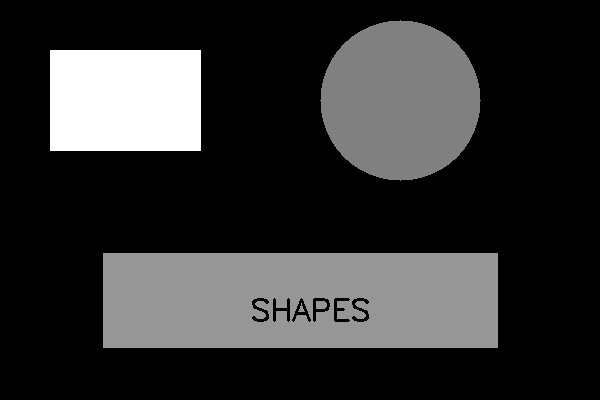
#> input picture 2025-10-01_taller_2_cv_3d/ejercicios/03_segmentacion_umbral_contornos/assets/sample_image.jpg, 600 x 400 px
$ python segmentacion_contornos.py
#> lines starting #> are read from the running program, lines starting #| are printed output that depends on the picture; after the words box and inside, x2 and y2 are one past the last pixel; in counts of white or black regions, pixels touching at a corner belong together
"""
Ejercicio 3: Segmentando el Mundo - Binarización y Contornos
Taller: Computación Visual & 3D

Objetivo: Umbralización (fija y adaptativa) y detección de formas.
Implementa threshold, adaptiveThreshold, findContours, dibujar contornos,
calcular centroides (momentos), área, perímetro, y clasificar por vértices.
"""

import cv2
import numpy as np
import matplotlib.pyplot as plt
from pathlib import Path
import os
import imageio

class SegmentacionContornos:
    def __init__(self, image_path):
        """
        Inicializa el procesador de segmentación con OpenCV

        Args:
            image_path (str): Ruta a la imagen de entrada
        """
        self.image_path = image_path
        self.original = None
        self.gray = None
        self.results = {}
        self.contours = []
        self.hierarchy = None

    def load_image(self):
        """Carga la imagen original"""
        self.original = cv2.imread(self.image_path)
        if self.original is None:
            raise ValueError(f"No se pudo cargar la imagen: {self.image_path}")

        # Convertir BGR a RGB para matplotlib
        self.original_rgb = cv2.cvtColor(self.original, cv2.COLOR_BGR2RGB)
        print(f"Imagen cargada: {self.original.shape}")

    def convert_to_grayscale(self):
        """Convierte la imagen a escala de grises"""
        self.gray = cv2.cvtColor(self.original, cv2.COLOR_BGR2GRAY)
        self.results['grayscale'] = self.gray
        print("✓ Conversión a escala de grises completada")

    def apply_thresholding(self):
        """Aplica diferentes métodos de umbralización"""
        # Threshold fijo
        _, thresh_fixed = cv2.threshold(self.gray, 127, 255, cv2.THRESH_BINARY)
        self.results['thresh_fixed'] = thresh_fixed

        # Threshold adaptativo - Media (con parámetros más pequeños y THRESH_BINARY_INV)
        thresh_adaptive_mean = cv2.adaptiveThreshold(
            self.gray, 255, cv2.ADAPTIVE_THRESH_MEAN_C, cv2.THRESH_BINARY_INV, 11, 2
        )
        self.results['thresh_adaptive_mean'] = thresh_adaptive_mean

        # Threshold adaptativo - Gaussiano (con parámetros más pequeños y THRESH_BINARY_INV)
        thresh_adaptive_gaussian = cv2.adaptiveThreshold(
            self.gray, 255, cv2.ADAPTIVE_THRESH_GAUSSIAN_C, cv2.THRESH_BINARY_INV, 11, 2
        )
        self.results['thresh_adaptive_gaussian'] = thresh_adaptive_gaussian

        # Otsu's thresholding
        _, thresh_otsu = cv2.threshold(self.gray, 0, 255, cv2.THRESH_BINARY + cv2.THRESH_OTSU)
        self.results['thresh_otsu'] = thresh_otsu

        print("✓ Umbralización completada")

    def find_contours(self, thresh_image):
        """Encuentra contornos en la imagen umbralizada"""
        # Encontrar contornos
        contours, hierarchy = cv2.findContours(
            thresh_image, cv2.RETR_EXTERNAL, cv2.CHAIN_APPROX_SIMPLE
        )

        # Filtrar contornos por área mínima (eliminar contornos muy grandes que son el fondo)
        min_area = 500  # Área mínima para considerar un contorno
        filtered_contours = [cnt for cnt in contours if cv2.contourArea(cnt) > min_area]

        self.contours = filtered_contours
        self.hierarchy = hierarchy

        print(f"✓ Encontrados {len(filtered_contours)} contornos (filtrados de {len(contours)})")
        return filtered_contours

    def calculate_contour_properties(self, contours):
        """Calcula propiedades de los contornos"""
        properties = []

        for i, contour in enumerate(contours):
            # Área
            area = cv2.contourArea(contour)

            # Perímetro
            perimeter = cv2.arcLength(contour, True)

            # Centroide (momentos)
            M = cv2.moments(contour)
            if M["m00"] != 0:
                cx = int(M["m10"] / M["m00"])
                cy = int(M["m01"] / M["m00"])
            else:
                cx, cy = 0, 0

            # Aproximación de polígono
            epsilon = 0.02 * cv2.arcLength(contour, True)
            approx = cv2.approxPolyDP(contour, epsilon, True)
            vertices = len(approx)

            # Clasificación por forma
            if vertices == 3:
                shape = "Triángulo"
            elif vertices == 4:
                shape = "Cuadrado/Rectángulo"
            elif vertices > 8:
                shape = "Círculo/Óvalo"
            else:
                shape = f"Polígono ({vertices} lados)"

            properties.append({
                'index': i,
                'area': area,
                'perimeter': perimeter,
                'centroid': (cx, cy),
                'vertices': vertices,
                'shape': shape,
                'contour': contour
            })

        return properties

    def draw_contours_and_properties(self, thresh_image, properties, title_suffix=""):
        """Dibuja contornos y sus propiedades"""
        # Crear imagen base
        result_image = self.original_rgb.copy()

        # Dibujar contornos
        cv2.drawContours(result_image, [prop['contour'] for prop in properties], -1, (0, 255, 0), 2)

        # Dibujar centroides y etiquetas
        for prop in properties:
            cx, cy = prop['centroid']

            # Dibujar centroide
            cv2.circle(result_image, (cx, cy), 5, (255, 0, 0), -1)

            # Dibujar caja delimitadora
            x, y, w, h = cv2.boundingRect(prop['contour'])
            cv2.rectangle(result_image, (x, y), (x + w, y + h), (0, 0, 255), 2)

            # Etiqueta con información
            label = f"{prop['shape']} A:{int(prop['area'])}"
            cv2.putText(result_image, label, (x, y - 10),
                       cv2.FONT_HERSHEY_SIMPLEX, 0.5, (255, 255, 255), 1)

        return result_image

    def create_comparison_visualization(self):
        """Crea visualización comparativa de todos los métodos"""
        # Configurar la figura
        fig, axes = plt.subplots(2, 3, figsize=(18, 12))
        fig.suptitle('Segmentando el Mundo - Binarización y Contornos', fontsize=20, fontweight='bold')

        # Lista de métodos a comparar
        methods = [
            ('thresh_fixed', 'Threshold Fijo'),
            ('thresh_adaptive_mean', 'Adaptativo (Media)'),
            ('thresh_adaptive_gaussian', 'Adaptativo (Gaussiano)'),
            ('thresh_otsu', 'Otsu'),
        ]

        # Mostrar cada método
        for i, (method_key, method_name) in enumerate(methods):
            row = i // 3
            col = i % 3

            if method_key in self.results:
                thresh_image = self.results[method_key]

                # Encontrar contornos
                contours = self.find_contours(thresh_image)

                # Calcular propiedades
                properties = self.calculate_contour_properties(contours)

                # Dibujar resultado
                result_image = self.draw_contours_and_properties(thresh_image, properties)

                # Mostrar imagen
                axes[row, col].imshow(result_image)
                axes[row, col].set_title(f'{method_name}\nContornos: {len(contours)}', fontsize=12, fontweight='bold')
                axes[row, col].axis('off')

        # Mostrar imagen original en la posición (1,1)
        axes[1, 1].imshow(self.original_rgb)
        axes[1, 1].set_title('Imagen Original', fontsize=12, fontweight='bold')
        axes[1, 1].axis('off')

        # Ocultar el subplot vacío en (1,2)
        axes[1, 2].axis('off')

        plt.tight_layout()
        return fig

    def create_animated_gif(self, output_path):
        """Crea un GIF animado mostrando el proceso"""
        frames = []

        # Imagen original
        frames.append(self.original_rgb)

        # Para cada método de umbralización
        methods = [
            ('thresh_fixed', 'Threshold Fijo'),
            ('thresh_adaptive_mean', 'Adaptativo (Media)'),
            ('thresh_adaptive_gaussian', 'Adaptativo (Gaussiano)'),
            ('thresh_otsu', 'Otsu'),
        ]

        for method_key, method_name in methods:
            if method_key in self.results:
                thresh_image = self.results[method_key]
                contours = self.find_contours(thresh_image)
                properties = self.calculate_contour_properties(contours)
                result_image = self.draw_contours_and_properties(thresh_image, properties)
                frames.append(result_image)

        # Guardar GIF
        imageio.mimsave(output_path, frames, duration=1.5)
        print(f"✓ GIF animado guardado en: {output_path}")

    def analyze_thresholding_methods(self):
        """Analiza las diferencias entre métodos de umbralización"""
        print("\n" + "="*60)
        print("ANÁLISIS DE MÉTODOS DE UMBRALIZACIÓN")
        print("="*60)

        methods = [
            ('thresh_fixed', 'Threshold Fijo'),
            ('thresh_adaptive_mean', 'Adaptativo (Media)'),
            ('thresh_adaptive_gaussian', 'Adaptativo (Gaussiano)'),
            ('thresh_otsu', 'Otsu'),
        ]

        print("\nComparación de métodos:")
        print("-" * 50)

        for method_key, method_name in methods:
            if method_key in self.results:
                thresh_image = self.results[method_key]
                contours = self.find_contours(thresh_image)
                properties = self.calculate_contour_properties(contours)

                total_area = sum(prop['area'] for prop in properties)
                avg_area = total_area / len(properties) if properties else 0

                print(f"{method_name:20} | Contornos: {len(contours):3d} | Área total: {total_area:8.0f} | Área promedio: {avg_area:6.0f}")

        print("\nCaracterísticas de cada método:")
        print("• Threshold Fijo: Simple, rápido, pero no se adapta a la iluminación")
        print("• Adaptativo (Media): Se adapta a la iluminación local, bueno para imágenes con variaciones")
        print("• Adaptativo (Gaussiano): Similar al anterior pero con peso gaussiano, más suave")
        print("• Otsu: Automático, encuentra el umbral óptimo basado en histograma")

    def save_individual_results(self, output_dir):
        """Guarda cada resultado individualmente"""
        output_path = Path(output_dir)
        output_path.mkdir(exist_ok=True)

        # Guardar imágenes umbralizadas
        for name, img in self.results.items():
            filename = f"{name}.png"
            filepath = output_path / filename
            cv2.imwrite(str(filepath), img)
            print(f"✓ Guardado: {filepath}")

    def run_complete_analysis(self, output_dir="../resultados"):
        """Ejecuta el análisis completo"""
        print("Iniciando análisis de Segmentación y Contornos...")
        print("="*50)

        # Cargar imagen
        self.load_image()

        # Aplicar filtros
        self.convert_to_grayscale()
        self.apply_thresholding()

        # Crear visualización comparativa
        fig = self.create_comparison_visualization()
        comparison_path = Path(output_dir) / "comparison_segmentation.png"
        fig.savefig(str(comparison_path), dpi=300, bbox_inches='tight')
        print(f"✓ Comparación guardada en: {comparison_path}")
        plt.show()

        # Crear GIF animado
        gif_path = Path(output_dir) / "segmentacion_proceso.gif"
        self.create_animated_gif(str(gif_path))

        # Guardar resultados individuales
        self.save_individual_results(output_dir)

        # Análisis
        self.analyze_thresholding_methods()

        print("\n" + "="*50)
        print("✓ Análisis completo finalizado!")

def main():
    """Función principal"""
    # Crear directorio de resultados
    output_dir = Path("../resultados")
    output_dir.mkdir(exist_ok=True)

    # Ruta de imagen de ejemplo (se puede cambiar)
    image_path = "../assets/sample_image.jpg"

    # Si no existe la imagen de ejemplo, crear una
    if not os.path.exists(image_path):
        print("Creando imagen de ejemplo...")
        # Crear una imagen de prueba con formas geométricas
        test_image = np.zeros((400, 600, 3), dtype=np.uint8)

        # Agregar formas geométricas de diferentes colores con mejor contraste
        # Rectángulo blanco
        cv2.rectangle(test_image, (50, 50), (200, 150), (255, 255, 255), -1)

        # Círculo gris oscuro
        cv2.circle(test_image, (400, 100), 80, (80, 80, 80), -1)

        # Triángulo (usando polígono) - gris medio
        triangle_pts = np.array([[300, 250], [200, 350], [400, 350]], np.int32)
        cv2.fillPoly(test_image, [triangle_pts], (120, 120, 120), -1)

        # Rectángulo con borde - gris claro
        cv2.rectangle(test_image, (100, 250), (500, 350), (180, 180, 180), -1)
        cv2.rectangle(test_image, (100, 250), (500, 350), (0, 0, 0), 3)

        # Agregar más formas para mejor detección
        # Círculo pequeño
        cv2.circle(test_image, (150, 300), 30, (60, 60, 60), -1)

        # Rectángulo pequeño
        cv2.rectangle(test_image, (450, 300), (500, 330), (90, 90, 90), -1)

        # Agregar texto
        cv2.putText(test_image, "SHAPES", (250, 320),
                   cv2.FONT_HERSHEY_SIMPLEX, 1, (0, 0, 0), 2)

        # Guardar imagen de prueba
        os.makedirs("../assets", exist_ok=True)
        cv2.imwrite(image_path, test_image)
        print(f"✓ Imagen de ejemplo creada: {image_path}")

    # Ejecutar análisis
    segmentador = SegmentacionContornos(image_path)
    segmentador.run_complete_analysis(str(output_dir))
#> in load_image, self.original is the input picture: shape (400, 600, 3); min 0, max 255, mean 49.8
#| Imagen cargada: (400, 600, 3)
#> in apply_thresholding, `_, thresh_fixed = cv2.threshold(self.gray, 127, 255, cv2.THRESH_BINARY)`:
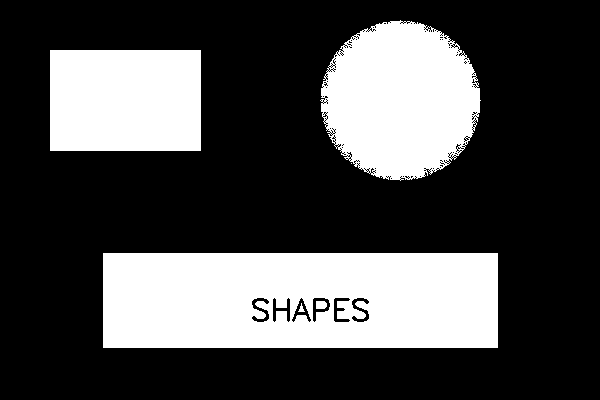
#> thresh_fixed: shape (400, 600); 29.6% white; 6 white regions (1 under 20 px), largest, box (x1, y1, x2, y2) and area: (103, 253, 498, 348) 36422, (320, 20, 481, 181) 19270, (50, 50, 201, 151) 15251, (316, 301, 327, 309) 82, (298, 303, 305, 312) 29
#> in apply_thresholding, `thresh_adaptive_mean = cv2.adaptiveThreshold( self.gray, 255, cv2.ADAP..`:
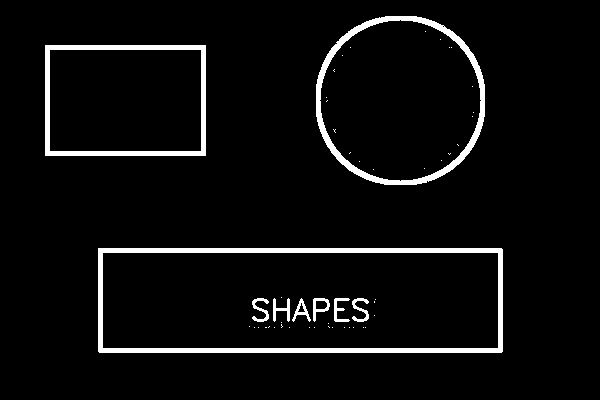
#> thresh_adaptive_mean: shape (400, 600); 4.9% white; 52 white regions (43 under 20 px), largest, box (x1, y1, x2, y2) and area: (98, 248, 503, 353) 4997, (316, 16, 485, 185) 3075, (45, 45, 206, 156) 2620
#> in apply_thresholding, `thresh_adaptive_gaussian = cv2.adaptiveThreshold( self.gray, 255, cv2...`:
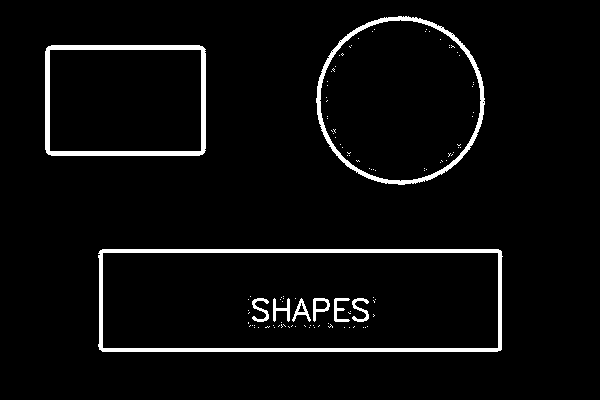
#> thresh_adaptive_gaussian: shape (400, 600); 4.1% white; 111 white regions (102 under 20 px), largest, box (x1, y1, x2, y2) and area: (98, 249, 503, 352) 3973, (45, 45, 206, 156) 2564, (316, 16, 485, 185) 2238
#> in apply_thresholding, `_, thresh_otsu = cv2.threshold(self.gray, 0, 255, cv2.THRESH_BINARY + ..`:
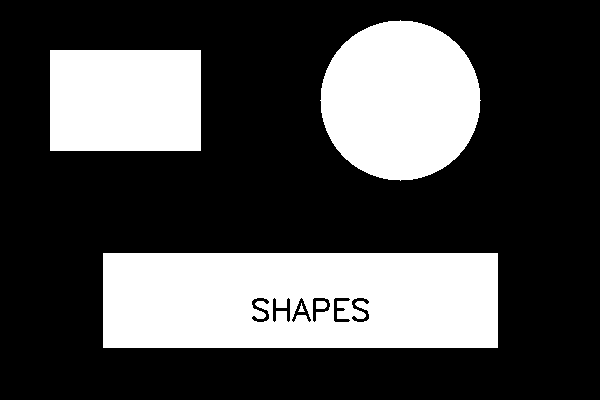
#> thresh_otsu: shape (400, 600); 29.9% white; 5 white regions, box (x1, y1, x2, y2) and area: (103, 253, 498, 348) 36422, (320, 20, 481, 181) 20081, (50, 50, 201, 151) 15251, (316, 301, 327, 309) 82, (298, 303, 305, 312) 29
#> the loop in create_comparison_visualization, `for i, (method_key, method_name) in enumerate(methods):` made 4 passes
#| ✓ Encontrados 3 contornos (filtrados de 4)
#| ✓ Encontrados 3 contornos (filtrados de 3)
#| ✓ Encontrados 3 contornos (filtrados de 3)
#| ✓ Encontrados 3 contornos (filtrados de 3)
#> pass 1, in create_comparison_visualization, `result_image = self.draw_contours_and_properties(thresh_image, propert..`:
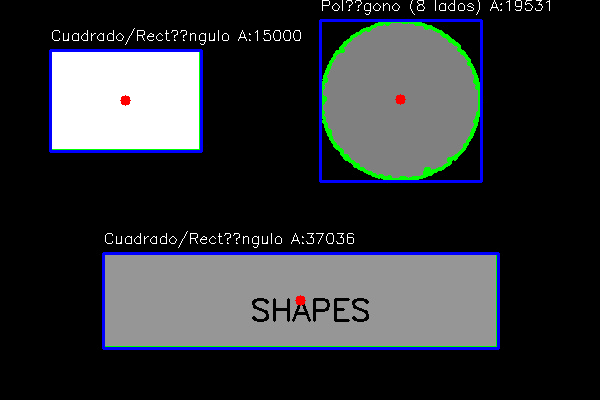
#> result_image: shape (400, 600, 3); mean R, G, B 48.4, 51, 55
#> pass 3, in create_comparison_visualization, `result_image = self.draw_contours_and_properties(thresh_image, propert..`:
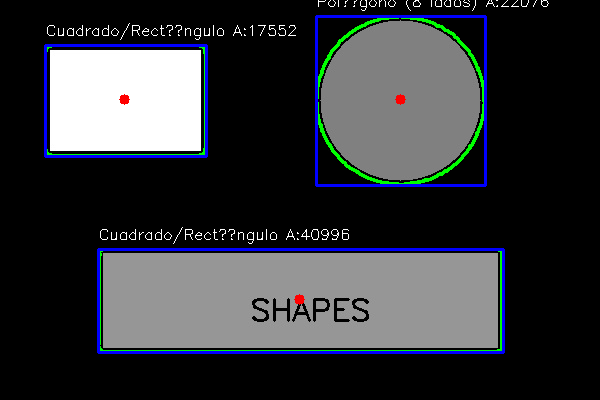
#> result_image: shape (400, 600, 3); mean R, G, B 51.4, 54, 58.3
#> in run_complete_analysis, `fig.savefig(str(comparison_path), dpi=300, bbox_inches='tight')`:
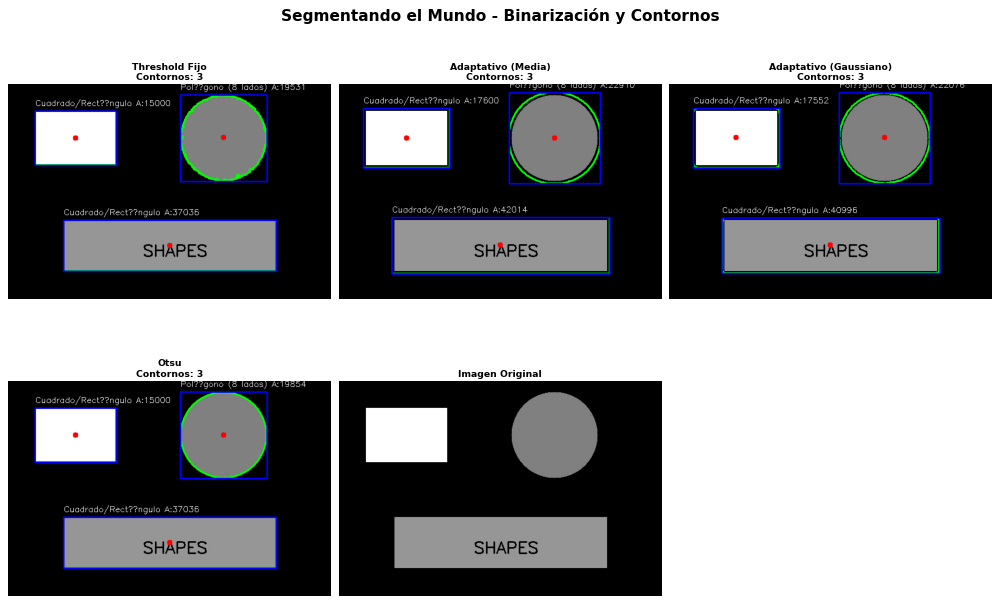
#> figure drawn by matplotlib, 5 panels
#> the loop in create_animated_gif, `for method_key, method_name in methods:` made 4 passes
#| ✓ Encontrados 3 contornos (filtrados de 4)
#| ✓ Encontrados 3 contornos (filtrados de 3)
#| ✓ Encontrados 3 contornos (filtrados de 3)
#| ✓ Encontrados 3 contornos (filtrados de 3)
#> after the loop in create_animated_gif, `for method_key, method_name in methods:`: frames = 5 items
#> the loop in save_individual_results, `for name, img in self.results.items():` made 5 passes
#> (name, filename) on passes 1 to 5: ('grayscale', 'grayscale.png'), ('thresh_fixed', 'thresh_fixed.png'), ('thresh_adaptive_mean', 'thresh_adaptive_mean.png'), ('thresh_adaptive_gaussian', 'thresh_adaptive_gaussian.png'), ('thresh_otsu', 'thresh_otsu.png')
#| ✓ Guardado: ../resultados/grayscale.png
#| ✓ Guardado: ../resultados/thresh_fixed.png
#| ✓ Guardado: ../resultados/thresh_adaptive_mean.png
#| ✓ Guardado: ../resultados/thresh_adaptive_gaussian.png
#| ✓ Guardado: ../resultados/thresh_otsu.png
#> the loop in analyze_thresholding_methods, `for method_key, method_name in methods:` made 4 passes
#> (total_area, avg_area) on passes 1 to 4: (71567.5, 23855.8), (82524.5, 27508.2), (80624, 26874.7), (71890, 23963.3)
#| ✓ Encontrados 3 contornos (filtrados de 4)
#| Threshold Fijo       | Contornos:   3 | Área total:    71568 | Área promedio:  23856
#| ✓ Encontrados 3 contornos (filtrados de 3)
#| Adaptativo (Media)   | Contornos:   3 | Área total:    82524 | Área promedio:  27508
#| ✓ Encontrados 3 contornos (filtrados de 3)
#| Adaptativo (Gaussiano) | Contornos:   3 | Área total:    80624 | Área promedio:  26875
#| ✓ Encontrados 3 contornos (filtrados de 3)
#| Otsu                 | Contornos:   3 | Área total:    71890 | Área promedio:  23963

if __name__ == "__main__":
    main()
